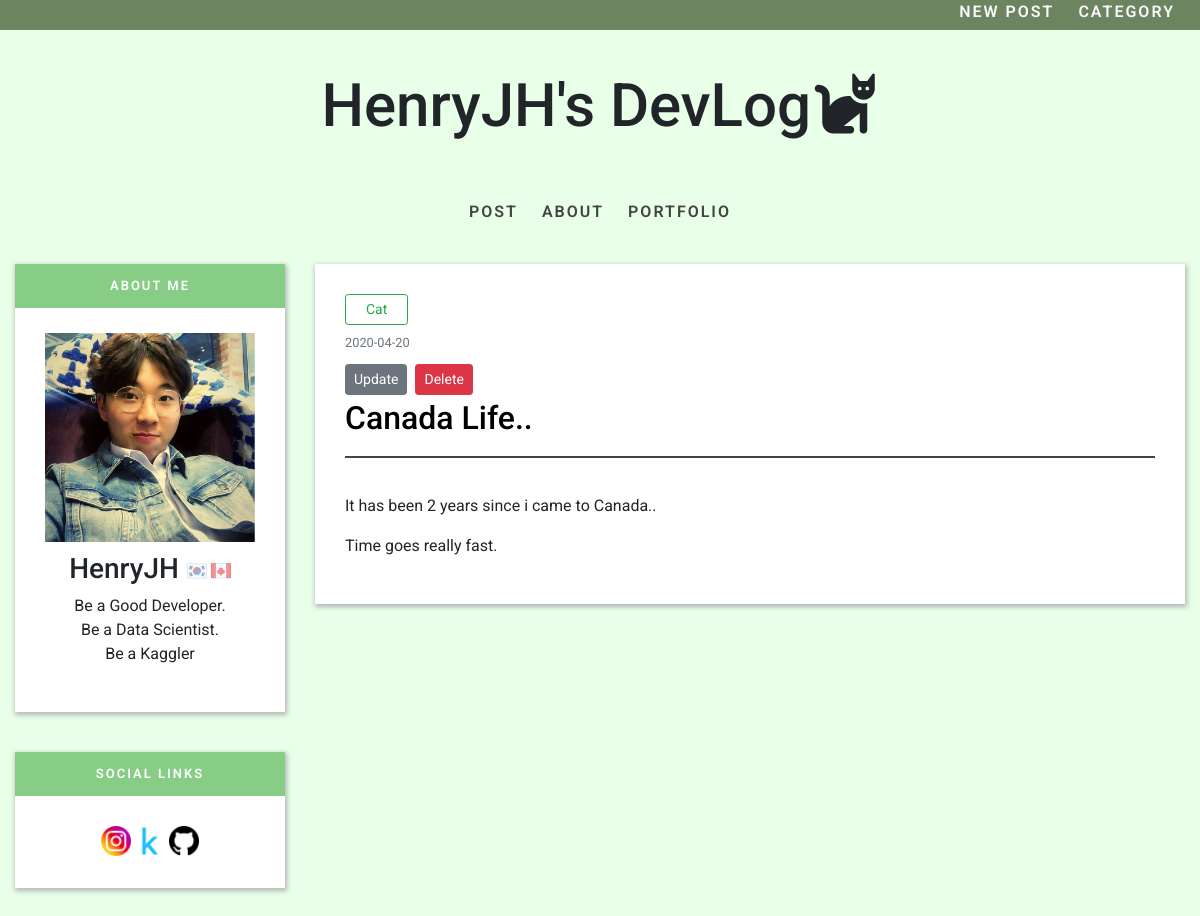
The app's page /post/1 (signed in) with its own data.
### henryjh/models.py (models this page shows, shortened)
class Category(db.Model):
    id = db.Column(db.Integer, primary_key=True)
    category_name = db.Column(db.String(50), nullable=False)
    posts = db.relationship('Post', backref='category', lazy=True)

class Post(db.Model):
    id = db.Column(db.Integer, primary_key=True)
    title = db.Column(db.String(100), nullable=False)
    date_posted = db.Column(db.DateTime, nullable=False, default=datetime.utcnow)
    content = db.Column(db.Text, nullable=False)
    category_id = db.Column(db.Integer, db.ForeignKey('category.id'), nullable=False)

### henryjh/posts/routes.py (the view)
@posts.route("/post/<int:post_id>", methods=['GET', 'POST'])
def post(post_id):
    post = Post.query.get_or_404(post_id)
    return render_template('post.html', title=post.title, post=post)

### henryjh/models.py (called while the page is built)
@login_manager.user_loader
def load_user(user_id):
    return User.query.get(int(user_id))

### henryjh/templates/post.html (shortened to what this page needs)
{% extends "layout.html" %}
{% block content %}
<div class="post-frame">
    <article class="media content-section">
        <div class="media-body">
        <div class="article-metadata">
            <a href="#" class="c_btn btn btn-outline-success btn-sm">
                <span>{{ post.category.category_name }}</span>
            </a>
            <small class="py-2 text-muted">{{ post.date_posted.strftime('%Y-%m-%d') }}</small>
            {% if current_user.is_authenticated %}
                <div>
                    <a class="btn btn-secondary btn-sm mt-1 mb-1" href="{{ url_for('posts.update_post', post_id=post.id) }}">Update</a>
                    <button type="botton" class="btn btn-danger btn-sm m-1" data-toggle="modal" data-target="#deleteModal">Delete</button>
                </div>
            {% endif %}
        </div>
        <h2 class="article-title">{{ post.title }}</h2>
        <p class="article-content">{{ post.content|safe }}</p>
        </div>
    </article>
</div>
{% endblock content %}

### henryjh/static/css/main.css (style rules this page uses)
html { overflow: scroll; overflow-x: hidden; }
body { height: 100%; overflow-y: hidden; overflow-x: hidden; background: #e8ffe8; font-family: 'Roboto', sans-serif; }
.post-frame { padding: 30px; background-color: #fff; margin-bottom: 40px; box-shadow: 1px 2px 5px 1px #b5b5b5; }
.c_btn { transition: 0.3s; margin-right: auto; padding-right: 20px; padding-left: 20px; }
.article-metadata { display: flex; flex-direction: column; }
.article-title { text-decoration: none; color: rgb(0, 0, 0); transition: 0.5s; padding-bottom: 10px; }
.article-content { padding: 10px; border-top: 2px solid #444; }
.media-body, .media-body img { max-width: 100%; height: auto; }

### records on screen
Category: category.category_name "Cat"
Post: date_posted "2020-04-20", title "Canada Life..", content "It has been 2 years since i came to Canada.. Time goes really fast."
